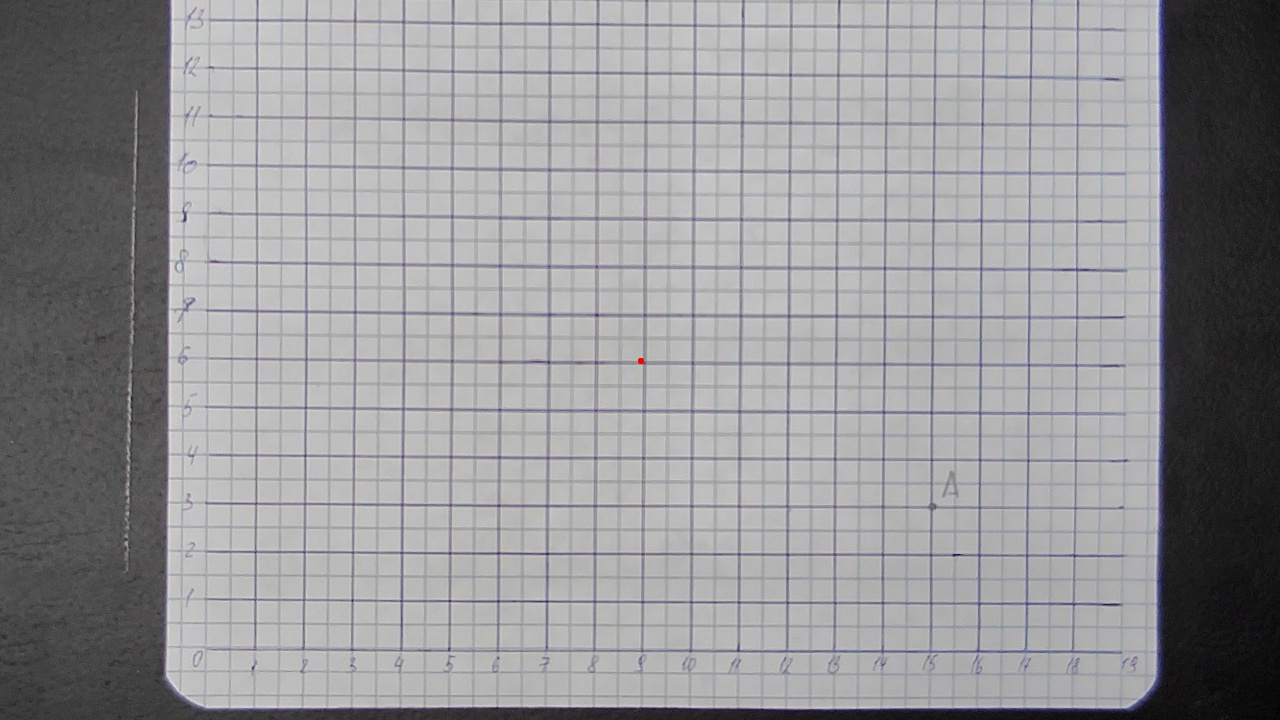
#> input picture src/pythonScripts/undistorted_calibrate1.jpg, 1280 x 720 px
$ python -i find_edges.py   (imports and definitions only)
#> lines starting #> are read from the running program, lines starting #| are printed output that depends on the picture
#> further down, picture is the input picture: shape (720, 1280, 3); mean B, G, R 152.1, 149.9, 150.3
import cv2 as cv
import numpy as np


def canny_edge_detection(img, ksize=(3, 3), threshold1=30, threshold2=60):
    gray_wo_blur = cv.cvtColor(img, cv.COLOR_BGR2GRAY)
    gauss_blur = cv.GaussianBlur(gray_wo_blur, ksize, sigmaX=1, sigmaY=1)
    canny = cv.Canny(gauss_blur, threshold1, threshold2, apertureSize=3, L2gradient=True)
    return canny


def laplacian_edge_detection(img, ksize=5, thresh=4, maxvalue=255):
#> called with ksize = 5, thresh = 4, maxvalue = 255
    median = cv.medianBlur(img, ksize)
    gray_with_blur = cv.cvtColor(median, cv.COLOR_BGR2GRAY)
    lap = cv.Laplacian(gray_with_blur, cv.CV_8U)
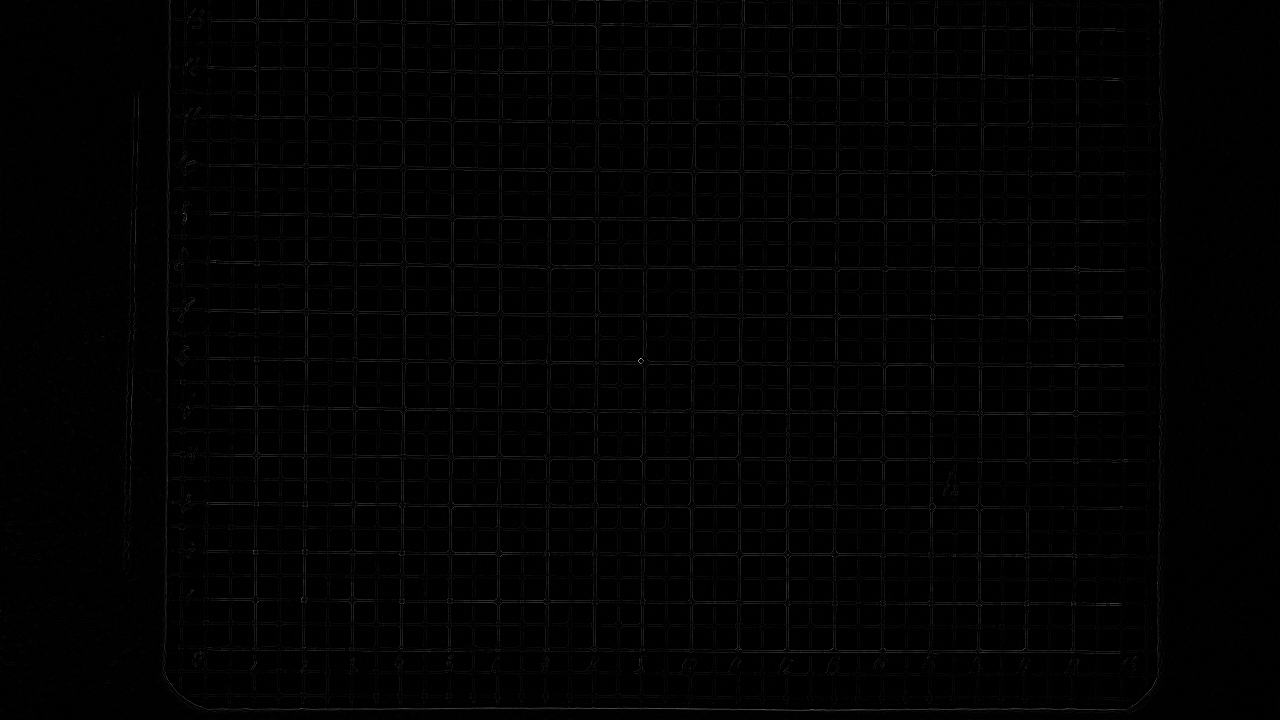
#> lap: shape (720, 1280); min 0, max 185, mean 2.2
    lap = np.uint8(np.absolute(lap))
    threshold, thresh = cv.threshold(lap, thresh, maxvalue, cv.THRESH_BINARY)
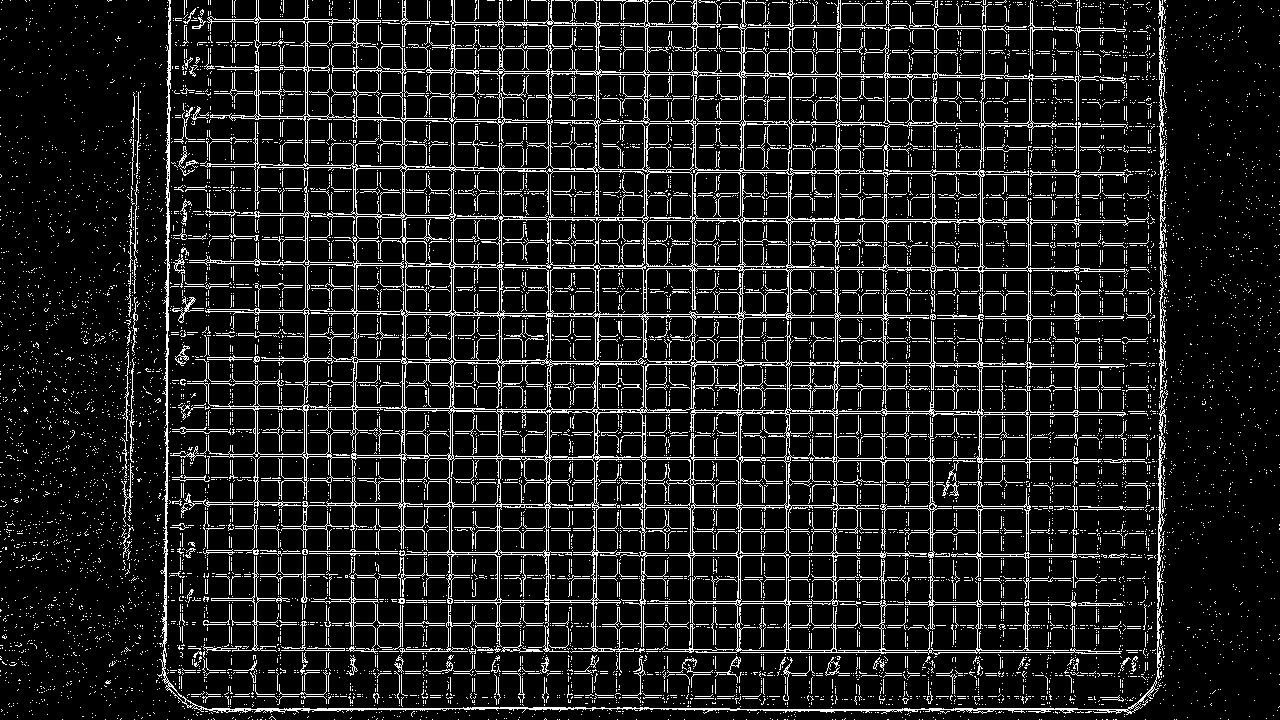
#> thresh: shape (720, 1280); 12.1% white in thin lines or dots
#> threshold = 4
    return thresh


def main():
    pass


# [2 lines not run here, left out]

>>> import cv2
>>> picture = cv2.imread('pythonScripts/undistorted_calibrate1.jpg')
>>> result = laplacian_edge_detection(picture)
